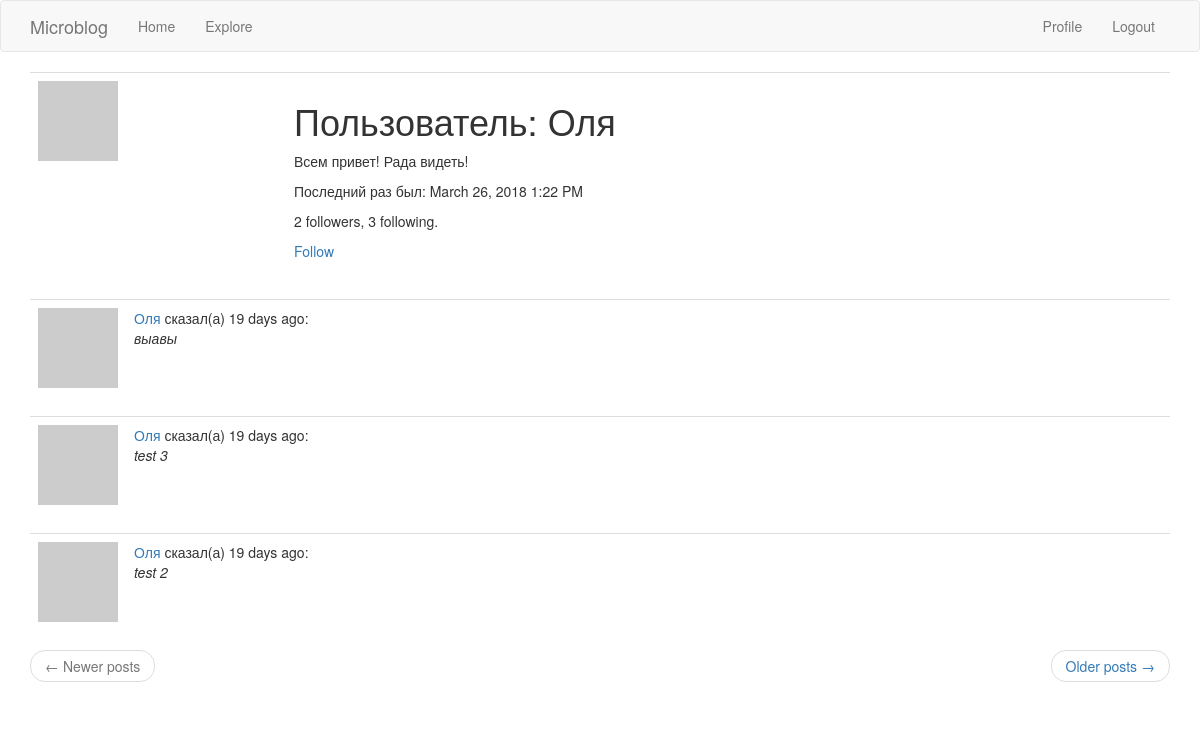
The page /user/Оля (signed in) on the database its author committed.
### app/models.py (models this page shows, shortened)
class User(UserMixin, db.Model):
    id = db.Column(db.Integer, primary_key=True)
    username = db.Column(db.String(64), index=True, unique=True)
    email = db.Column(db.String(120), index=True, unique=True)
    password_hash = db.Column(db.String(128))
    posts = db.relationship('Post', backref='author', lazy='dynamic')
    about_me = db.Column(db.String(256))
    last_seen = db.Column(db.DateTime, default=datetime.utcnow)
    followed = db.relationship(
        'User', secondary=followers,
        primaryjoin=(followers.c.follower_id == id),
        secondaryjoin=(followers.c.followed_id == id),
        backref=db.backref('followers', lazy='dynamic'),
        lazy='dynamic'
    )
    def avatar(self, size):
        digest = md5(self.email.lower().encode('utf-8')).hexdigest()
        return 'https://www.gravatar.com/avatar/{0}?d=identicon&s={1}'.format(digest, size)
    def is_following(self, user):
        return self.followed.filter(followers.c.followed_id == user.id).count() > 0

class Post(db.Model):
    id = db.Column(db.Integer, primary_key=True)
    body = db.Column(db.String(140))
    timestamp = db.Column(db.DateTime, index=True, default=datetime.utcnow)
    user_id = db.Column(db.Integer, db.ForeignKey('user.id'))

### app/main/routes.py (the view)
@bp.route('/user/<username>')
@login_required
def user(username):
    u = User.query.filter_by(username=username).first_or_404()
    page = request.args.get('page', 1, type=int)
    posts = u.posts.order_by(Post.timestamp.desc()).paginate(page, current_app.config['POSTS_PER_PAGE'], False)
    next_url = url_for('main.user', username=u.username, page=posts.next_num) if posts.has_next else None
    prev_url = url_for('main.user', username=u.username, page=posts.prev_num) if posts.has_prev else None
    return render_template('user.html', user=u,
                           posts=posts.items, next_url=next_url, prev_url=prev_url)

### app/main/routes.py (called while the page is built)
@bp.before_request
def before_request():
    if current_user.is_authenticated:
        current_user.last_seen = datetime.utcnow()
        db.session.commit()

### app/models.py (called while the page is built)
@login.user_loader
def load_user(id):
    return User.query.get(int(id))

### app/templates/user.html
{% extends "base.html" %}
{% block app_content %}
    <table class="table table-hover">
        <tr>
            <td width="256px"><img src="{{ user.avatar(256) }}"></td>
            <td>
                <h1>Пользователь: {{ user.username }}</h1>
                {% if user.about_me %}<p>{{ user.about_me }}</p>{% endif %}
                {% if user.last_seen %}
                    <p>Последний раз был: {{ moment(user.last_seen).format('LLL') }}</p>
                {% endif %}
                <p>
                    {{ user.followers.count() }} followers, {{ user.followed.count() }} following.
                </p>
                {% if user == current_user %}
                    <p>
                        <a href="{{ url_for('main.edit_profile') }}">Редактировать профиль</a>
                    </p>
                {% elif not current_user.is_following(user) %}
                    <p>
                        <a href="{{ url_for('main.follow', username=user.username) }}">Follow</a>
                    </p>
                {% else %}
                    <p>
                        <a href="{{ url_for('main.unfollow', username=user.username) }}">Unfollow</a>
                    </p>
                {% endif %}
            </td>
        </tr>
    </table>
    {% for post in posts %}
        {% include '_post.html' %}
    {% endfor %}
    <nav aria-label="...">
        <ul class="pager">
            <li class="previous{% if not prev_url %} disabled{% endif %}">
                <a href="{{ prev_url or '#' }}">
                    <span aria-hidden="true">&larr;</span> Newer posts
                </a>
            </li>
            <li class="next{% if not next_url %} disabled{% endif %}">
                <a href="{{ next_url or '#' }}">
                    Older posts <span aria-hidden="true">&rarr;</span>
                </a>
            </li>
        </ul>
    </nav>
{% endblock %}

### app/templates/_post.html
<table class="table table-hover">
    <tr>
        <td width="64px">
            <a href="{{ url_for('main.user', username=post.author.username) }}">
                <img src="{{ post.author.avatar(64) }}" />
            </a>
        </td>
        <td>
            <a href="{{ url_for('main.user', username=post.author.username) }}">
                {{ post.author.username }}
            </a>
            сказал(а) {{ moment(post.timestamp).fromNow() }}:
            <br>
            <i>{{ post.body }}</i>
        </td>
    </tr>
</table>

### rows shown on the page
User: username "Оля", about_me "Всем привет! Рада видеть!", last_seen "March 26, 2018 1:22 PM"
Post: author.username "Оля", timestamp "19 days ago", body "выавы"
Post: author.username "Оля", timestamp "19 days ago", body "test 3"
Post: author.username "Оля", timestamp "19 days ago", body "test 2"

### other values the page prints
{{ user.followers.count() }} "2"
{{ user.followed.count() }} "3"
